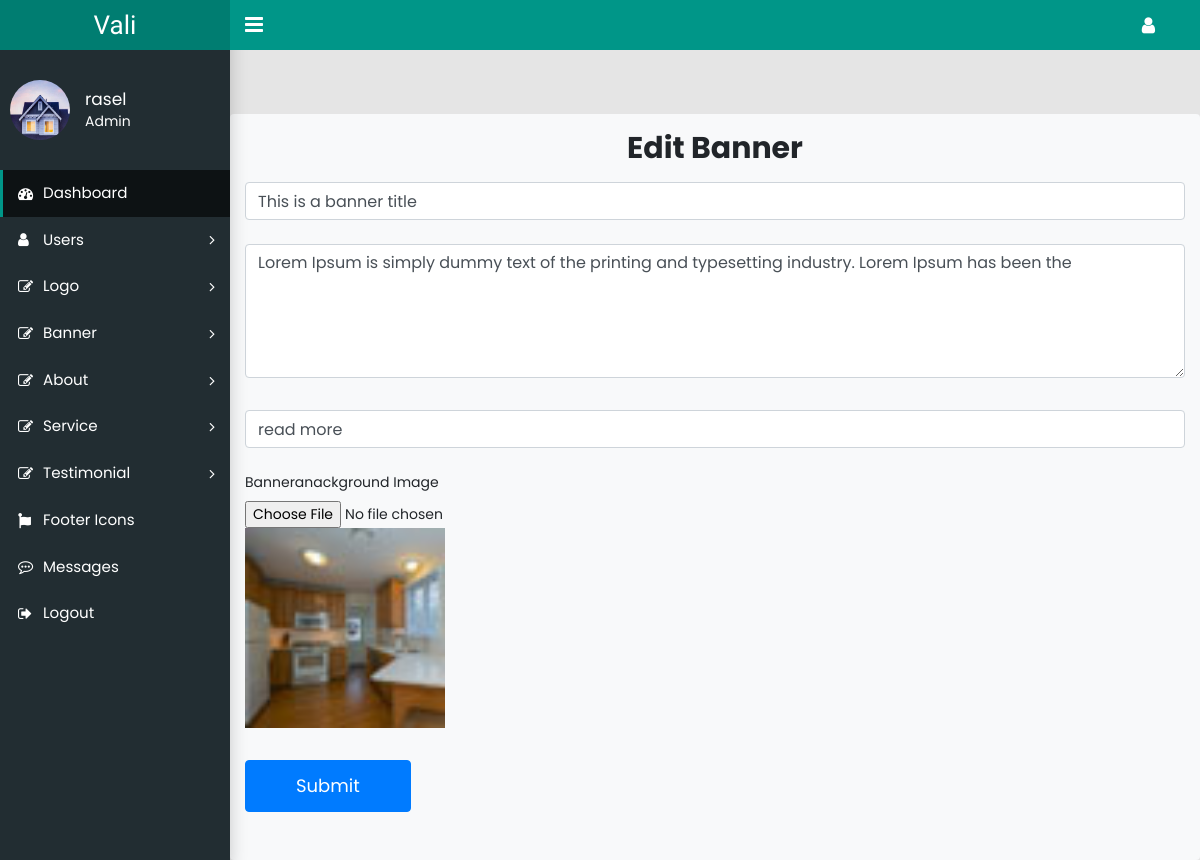
The page /edit-banner.php?id=11 (signed in) on the database its author committed.
### tables this page shows
CREATE TABLE `banners` (
  `id` int(11) NOT NULL,
  `banner_title` varchar(100) NOT NULL,
  `banner_text` text NOT NULL,
  `banner_btn` text NOT NULL,
  `banner_img` varchar(500) NOT NULL,
  `status` int(11) NOT NULL
);

### edit-banner.php (the view, shortened to what this page needs)
<?php
require 'db.php';
$id = $_GET['id'];
$select_data = "SELECT * FROM banners WHERE id='$id'";
$select_con = mysqli_query($db, $select_data);
$single_data = mysqli_fetch_assoc($select_con);
require 'des_assets/admin-header.php';
require 'reg-assets/reg-header.php';
?>
    <link rel="stylesheet" href="custom.css">
    <main class="app-content no-padding">
        <div class="container mt-5 pt-5">
            <div class="row pt-3">
                <div class="col-lg-12 m-auto bg-light my-4 pt-2 pb-5 rounded">
                    <div class="form-title text-center py-2">
                        <h2 class=""><b>Edit Banner</b></h2>
                    </div>
                    <form action="banner_update.php" method="post" enctype="multipart/form-data">
                        <div class="form-group pt-2">
                            <input type="text" name="banner_title" class="form-control" placeholder="Banner Title" value="<?php echo $single_data['banner_title'] ?>" required>
                        </div>
                        <div class="form-group py-2">
                            <textarea name="banner_text" class="form-control" rows="5" placeholder="Banner Text" required><?php echo $single_data['banner_text'] ?></textarea>
                        </div>
                        <div class="form-group py-2">
                            <input type="text" class="form-control" name="banner_btn" placeholder="Button Name" value="<?php echo $single_data['banner_btn'] ?>" required>
                        </div>
                        <div class="form-group ">
                            <div class="form-group">
                                <label for="exampleFormControlFile1">Banneranackground Image</label>
                                <input type="file" name="banner_img" class="form-control-file" onchange="loadfile(event)">
                                <img src="uploads/banner/<?php echo $single_data['banner_img']?>"  id="preimage" width="200px" height="200px">
                            </div>
                        </div>
                        <button type="submit" class="btn btn-primary mt-3">Submit</button>
                    </form>
                </div>
            </div>
        </div>
    </main>
<?php
require 'des_assets/admin-footer.php';
?>

### reg-assets/css/main.css (style rules this page uses)
.row { display: -webkit-box; display: -webkit-flex; display: -moz-box; display: -ms-flexbox; display: flex; -webkit-flex-wrap: wrap; -ms-flex-wrap: wrap; flex-wrap: wrap; }
html { -webkit-box-sizing: border-box; -moz-box-sizing: border-box; box-sizing: border-box; }
* { padding: 0; margin: 0; }
*, *:before, *:after { -webkit-box-sizing: inherit; -moz-box-sizing: inherit; box-sizing: inherit; }
body, h1, h2, h3, h4, h5, h6, blockquote, p, pre, dl, dd, ol, ul, figure, hr, fieldset, legend { margin: 0; padding: 0; }
button { outline: none; background: none; border: none; }
body { font-family: "Poppins", "Arial", "Helvetica Neue", sans-serif; font-weight: 400; font-size: 14px; }
h1, h2, h3, h4, h5, h6 { font-weight: 400; }
h2 { font-size: 30px; }
.btn { display: inline-block; line-height: 50px; padding: 0 50px; -webkit-transition: all 0.4s ease; -o-transition: all 0.4s ease; -moz-transition: all 0.4s ease; transition: all 0.4s ease; cursor: pointer; font-size: 18px; color: #fff; font-family: "Poppins", "Arial", "Helvetica Neue", sans-serif; }
input { outline: none; margin: 0; border: none; -webkit-box-shadow: none; -moz-box-shadow: none; box-shadow: none; width: 100%; font-size: 14px; font-family: inherit; }

### custom.css (style rules this page uses)
.no-padding { padding: 0; }

### rows shown on the page
banners: banner_title "This is a banner title", banner_text "Lorem Ipsum is simply dummy text of the printing and typesetting industry. Lorem Ipsum has been the", banner_btn "read more", banner_img (picture)

### other values the page prints
$_SESSION['user_name'] "rasel"
